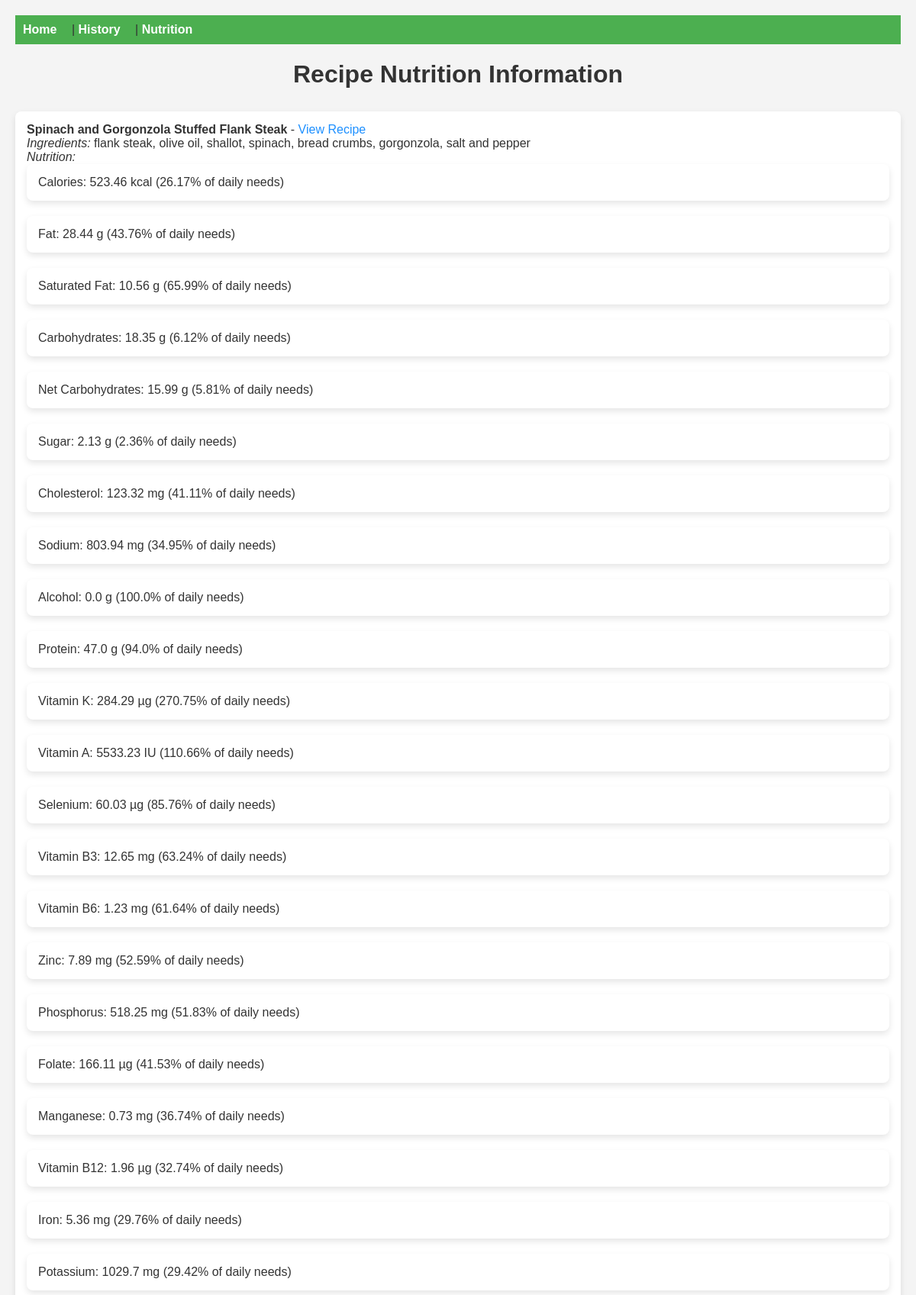
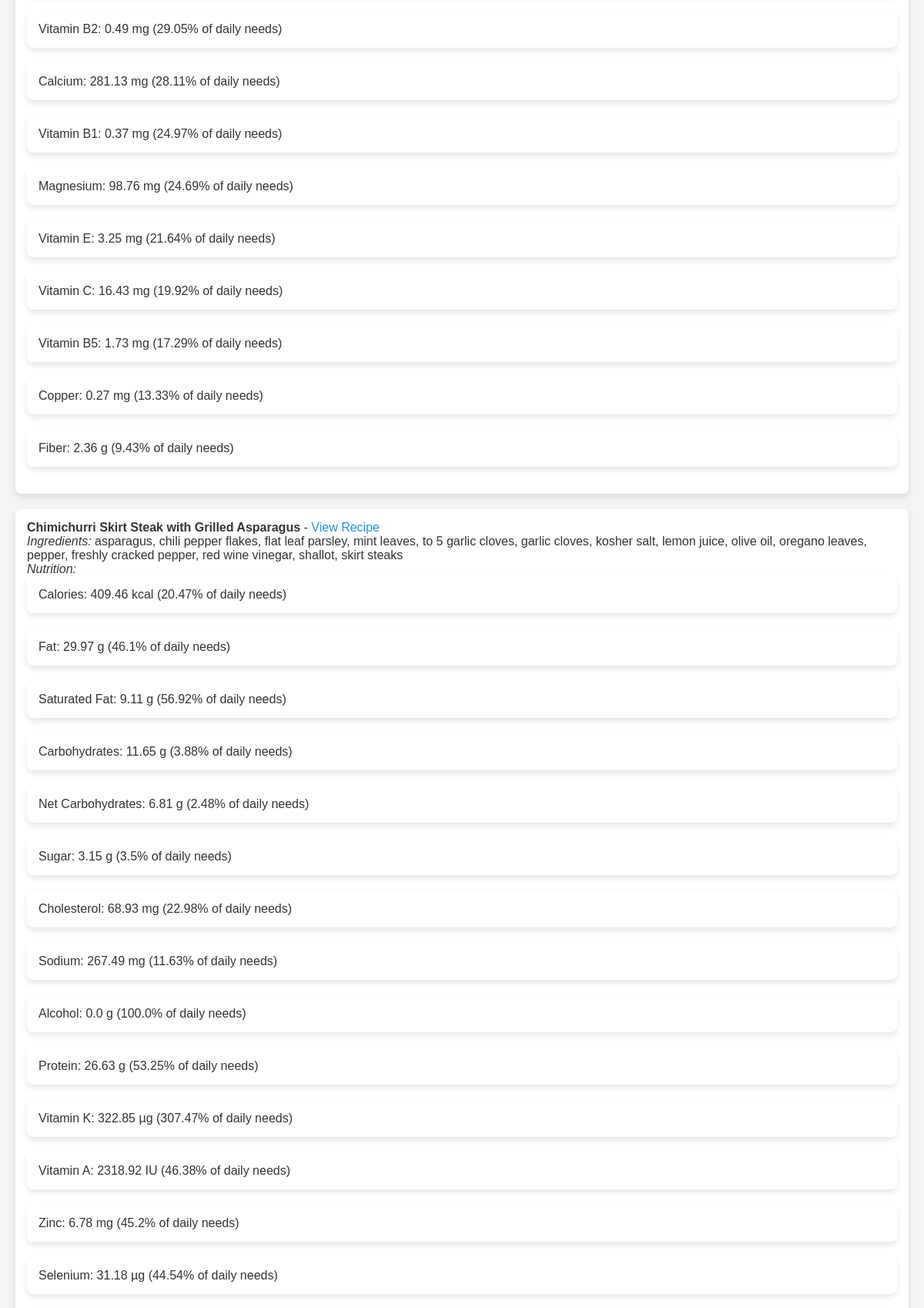
/nutrition (upper part), run on the app's committed database (2 pictures, top to bottom).
### tables this page shows
CREATE TABLE recipes (
            id INTEGER PRIMARY KEY AUTOINCREMENT,
            title TEXT NOT NULL,
            url TEXT NOT NULL
        , nutrition_info TEXT);

### app.py (the view)
@app.route('/nutrition')
def nutrition():
    recipes = db.get_recipes_with_nutrition()
    return render_template('nutrition.html', recipes=recipes)

### db.py (called while the page is built)
def get_recipes_with_nutrition():
    conn = sqlite3.connect('recipes.db')
    c = conn.cursor()
    c.execute('''
        SELECT recipes.title, recipes.url, recipes.nutrition_info, GROUP_CONCAT(DISTINCT ingredients.name)
        FROM recipes
        JOIN recipe_ingredients ON recipes.id = recipe_ingredients.recipe_id
        JOIN ingredients ON recipe_ingredients.ingredient_id = ingredients.id
        GROUP BY recipes.id
    ''')
    recipes = []
    for row in c.fetchall():
        title = row[0]
        url = row[1]
        nutrition_info = json.loads(row[2]) if row[2] else []
        ingredient_names = row[3].split(',')
        recipes.append({
            'title': title,
            'url': url,
            'ingredients': ingredient_names,
            'nutrition': nutrition_info
        })
    conn.close()
    return recipes

### templates/nutrition.html (shortened to what this page needs)
<!DOCTYPE html>
<html lang="en">
<head>
</head>
<body>
    <nav>
        <a href="/">Home</a> |
        <a href="/history">History</a> |
        <a href="/nutrition">Nutrition</a>
    </nav>
    <h1>Recipe Nutrition Information</h1>
    <ul>
        {% for recipe in recipes %}
            <li>
                <strong>{{ recipe.title }}</strong> -
                <a href="{{ recipe.url }}" target="_blank">View Recipe</a>
                <br>
                <em>Ingredients:</em> {{ recipe.ingredients | join(', ') }}
                <br>
                <em>Nutrition:</em>
                <ul>
                    {% for nutrient in recipe.nutrition.nutrients %}
                        <li>{{ nutrient.name }}: {{ nutrient.amount }} {{ nutrient.unit }} ({{ nutrient.percentOfDailyNeeds }}% of daily needs)</li>
                    {% endfor %}
                </ul>
            </li>
        {% endfor %}
    </ul>
</body>
</html>

### templates/nutrition.html (style rules this page uses)
body { font-family: Arial, sans-serif; margin: 0; padding: 20px; background-color: #f4f4f4; color: #333; }
nav { background-color: #4CAF50; padding: 10px; margin-bottom: 20px; }
nav a { color: white; margin-right: 15px; text-decoration: none; font-weight: bold; }
h1 { color: #333; text-align: center; margin-bottom: 30px; }
ul { list-style-type: none; padding: 0; }
li { margin-bottom: 20px; padding: 15px; background-color: white; border-radius: 8px; box-shadow: 0 4px 8px rgba(0, 0, 0, 0.1); }
a { color: #1e90ff; text-decoration: none; }

### data on the page
recipes: title "Spinach and Gorgonzola Stuffed Flank Steak", ingredients "flank steak, olive oil, shallot, spinach, bread crumbs, gorgonzola, salt and pepper", name "Calories" "Fat" "Saturated Fat" "Carbohydrates" "Net Carbohydrates" "Sugar" "Cholesterol" "Sodium" "Alcohol" "Protein" "Vitamin K" "Vitamin A" "Selenium" "Vitamin B3" "Vitamin B6" "Zinc" "Phosphorus" "Folate" "Manganese" "Vitamin B12" "Iron" "Potassium" "Vitamin B2" "Calcium" "Vitamin B1" "Magnesium" "Vitamin E" "Vitamin C" "Vitamin B5" "Copper" "Fiber", amount "523.46" "28.44" "10.56" "18.35" "15.99" "2.13" "123.32" "803.94" "0.0" "47.0" "284.29" "5533.23" "60.03" "12.65" "1.23" "7.89" "518.25" "166.11" "0.73" "1.96" "5.36" "1029.7" "0.49" "281.13" "0.37" "98.76" "3.25" "16.43" "1.73" "0.27" "2.36", unit "kcal" "g" "g" "g" "g" "g" "mg" "mg" "g" "g" "µg" "IU" "µg" "mg" "mg" "mg" "mg" "µg" "mg" "µg" "mg" "mg" "mg" "mg" "mg" "mg" "mg" "mg" "mg" "mg" "g", percentOfDailyNeeds "26.17" "43.76" "65.99" "6.12" "5.81" "2.36" "41.11" "34.95" "100.0" "94.0" "270.75" "110.66" "85.76" "63.24" "61.64" "52.59" "51.83" "41.53" "36.74" "32.74" "29.76" "29.42" "29.05" "28.11" "24.97" "24.69" "21.64" "19.92" "17.29" "13.33" "9.43"
recipes: title "Chimichurri Skirt Steak with Grilled Asparagus", ingredients "asparagus, chili pepper flakes, flat leaf parsley, mint leaves, to 5 garlic cloves, garlic cloves, kosher salt, lemon juice, olive oil, oregano leaves, pepper, freshly cracked pepper, red wine vinegar, shallot, skirt steaks", name "Calories" "Fat" "Saturated Fat" "Carbohydrates" "Net Carbohydrates" "Sugar" "Cholesterol" "Sodium" "Alcohol" "Protein" "Vitamin K" "Vitamin A" "Zinc" "Selenium", amount "409.46" "29.97" "9.11" "11.65" "6.81" "3.15" "68.93" "267.49" "0.0" "26.63" "322.85" "2318.92" "6.78" "31.18", unit "kcal" "g" "g" "g" "g" "g" "mg" "mg" "g" "g" "µg" "IU" "mg" "µg", percentOfDailyNeeds "20.47" "46.1" "56.92" "3.88" "2.48" "3.5" "22.98" "11.63" "100.0" "53.25" "307.47" "46.38" "45.2" "44.54"
